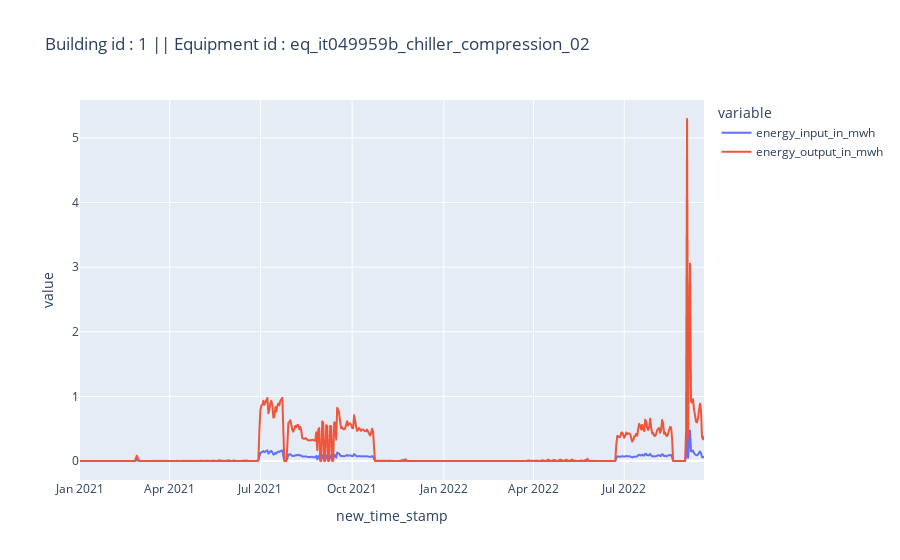

This figure's notebook cell:
### Code cell
df_temp = df_sample.copy()
df_temp = df_temp.reset_index()
fig = px.line(df_temp, x="new_time_stamp", y=["energy_input_in_mwh","energy_output_in_mwh"],
              title="Building id : "+"1"+" || "+"Equipment id : "+b3_equipment[1])
fig.show()

### Figure 1 — Plotly figure (JSON) as saved in the notebook; plotly's stock layout.template omitted (floating-point values rounded to 4 significant figures; data arrays with more than 128 entries replaced by an {"elided": "..."} marker saying what was removed)
{"data": [{"hovertemplate": "variable=energy_input_in_mwh<br>new_time_stamp=%{x}<br>value=%{y}<extra></extra>", "legendgroup": "energy_input_in_mwh", "line": {"color": "#636efa", "dash": "solid"}, "marker": {"symbol": "circle"}, "mode": "lines", "name": "energy_input_in_mwh", "showlegend": true, "type": "scattergl", "x": {"elided": "620 str values"}, "xaxis": "x", "y": {"elided": "620 float values"}, "yaxis": "y"}, {"hovertemplate": "variable=energy_output_in_mwh<br>new_time_stamp=%{x}<br>value=%{y}<extra></extra>", "legendgroup": "energy_output_in_mwh", "line": {"color": "#EF553B", "dash": "solid"}, "marker": {"symbol": "circle"}, "mode": "lines", "name": "energy_output_in_mwh", "showlegend": true, "type": "scattergl", "x": {"elided": "620 str values"}, "xaxis": "x", "y": {"elided": "620 float values"}, "yaxis": "y"}], "layout": {"legend": {"title": {"text": "variable"}, "tracegroupgap": 0}, "title": {"text": "Building id : 1 || Equipment id : eq_it049959b_chiller_compression_02"}, "xaxis": {"anchor": "y", "domain": [0, 1], "title": {"text": "new_time_stamp"}}, "yaxis": {"anchor": "x", "domain": [0, 1], "title": {"text": "value"}}}}
